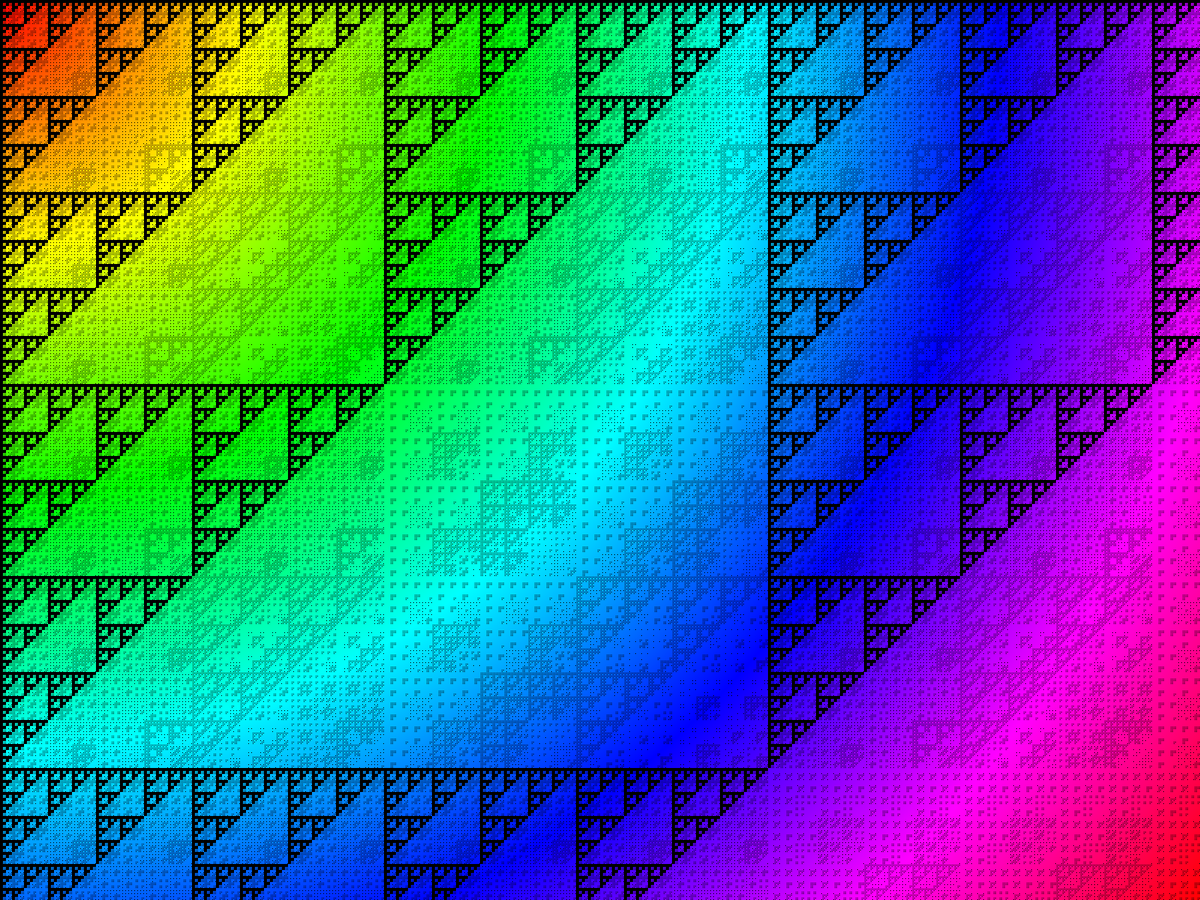
Frame 1 (no input)
Frame 2 (the mouse pressed at the canvas centre, redrawn once): identical to frame 1, image omitted

The Processing sketch that drew this single still picture (run headless with seeded random() and noise(); the mouse was pressed at the canvas centre and the sketch redrawn once):

// Processing sketch: Pixel_Coloring
// ── Pixel_Coloring.pde
int arr[][];
float maxD;
void setup(){
  //size(600,600);
  fullScreen();
  
  colorMode(HSB);
  maxD = sqrt(width * width + height * height);
  
  arr = new int[width][height];
  for (int i = 0; i<width;i++){
   for (int j = 0;j<height;j++){
     arr[i][j] = 0;
   }
  }
}

void draw(){
  background(0);
  loadPixels();
  for (int i = 0; i < width; i++){
   for (int j = 0; j < height; j++){
     int index = i + j * width;
     if (!isprime(i&j)){
       float dist = dist(i, j, 0, 0);
       float hue = map(dist, 0, maxD, 0, 255);
       pixels[index] = color(hue, 255, 255);
     }
   }
  }
  updatePixels();
  noLoop();
}

boolean isprime(int a){
  for (int i = 2; i <= sqrt(a); i++) {
    if (a % i == 0) {
      return false;
    }
  }
  return true;
  
}
